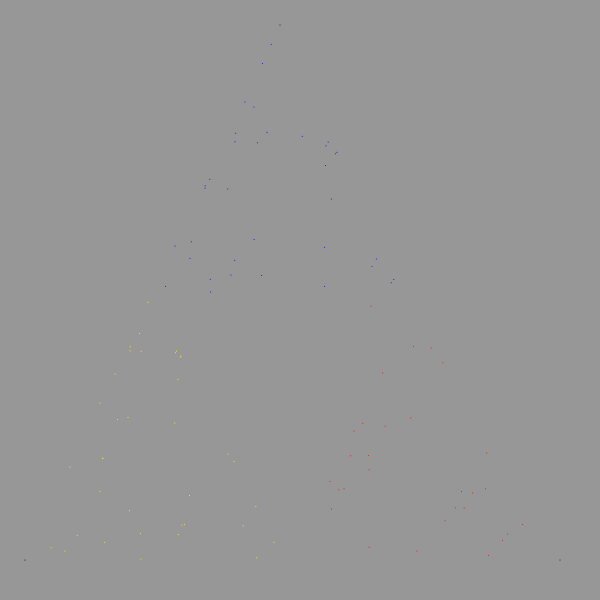
Frame 1 (no input)
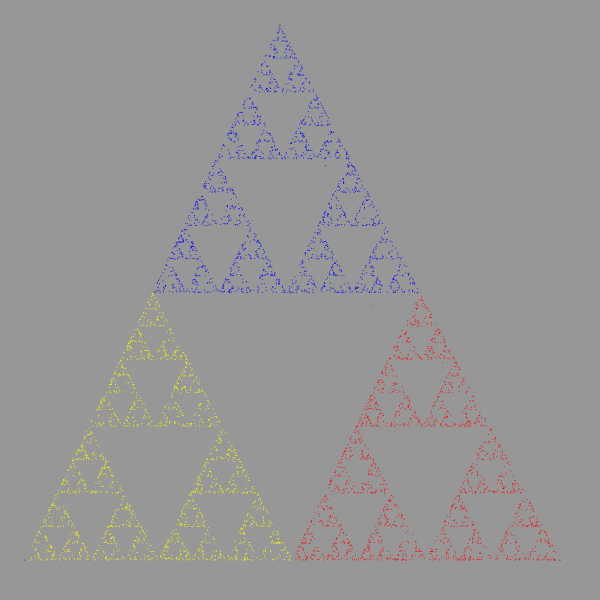
Frame 60 (no input)
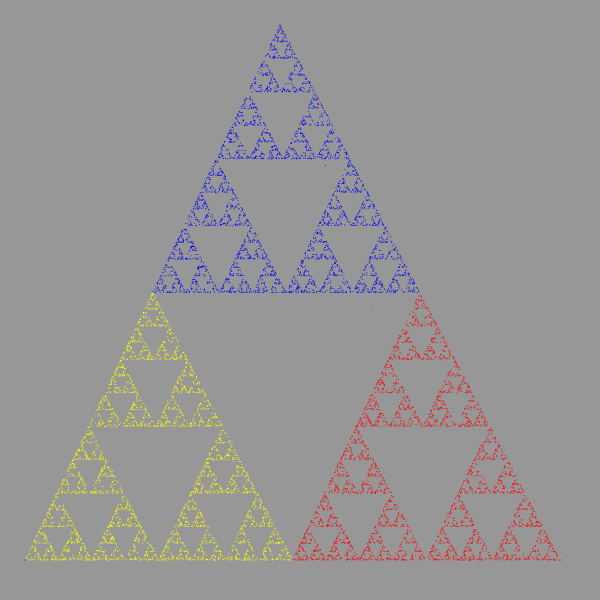
Frame 120 (the mouse pressed at the canvas centre since frame 60)

The p5.js sketch that drew these frames (run headless with seeded random() and noise() and a simulated clock; from frame 60 on, the mouse is pressed at the canvas centre):

// p5.js sketch
// ── sketch.js
let sPoints;
let xp,yp;
function setup(){
	createCanvas(600,600);
	sPoints = [
		[25,280,560],
		[560,25,560]
	];
	xp = floor(random(255));
	yp = floor(random(255));
	frameRate(240);
	background(151);
	strokeWeight(1);
	drawPoints();
}

function draw(){
	for(let i=0;i<100;i++) newPoint();
}

function drawPoints(){
	push();
	for(let i=0;i<3;i++){
		point(sPoints[0][i],sPoints[1][i]);
	}
	pop();
}

function newPoint(){
	push();
	let p = random([0,1,2])
	if(p==2)
		stroke(255,0,0);
	else if(p==0)
		stroke(255,255,0);
	else stroke(0,0,255);

	xp = (xp+sPoints[0][p])/2;
	yp = (yp+sPoints[1][p])/2;
	point(xp,yp);

	pop();
}
